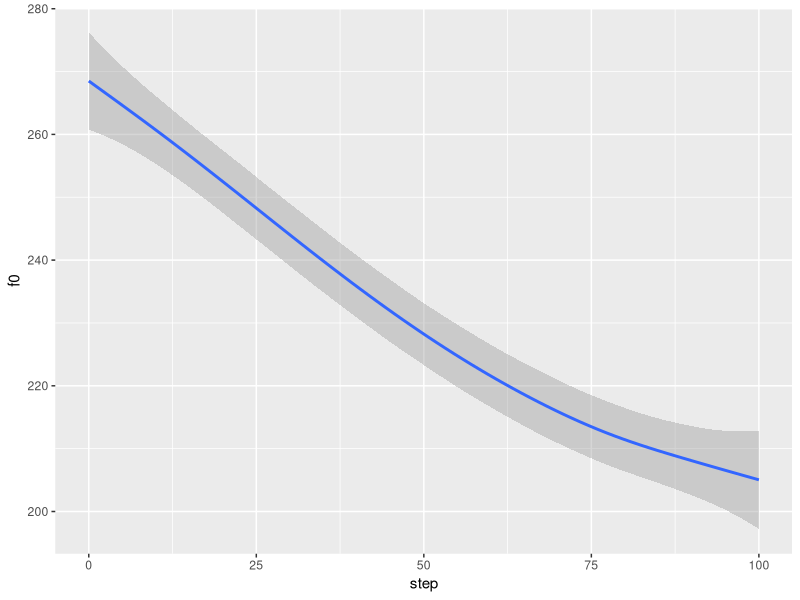
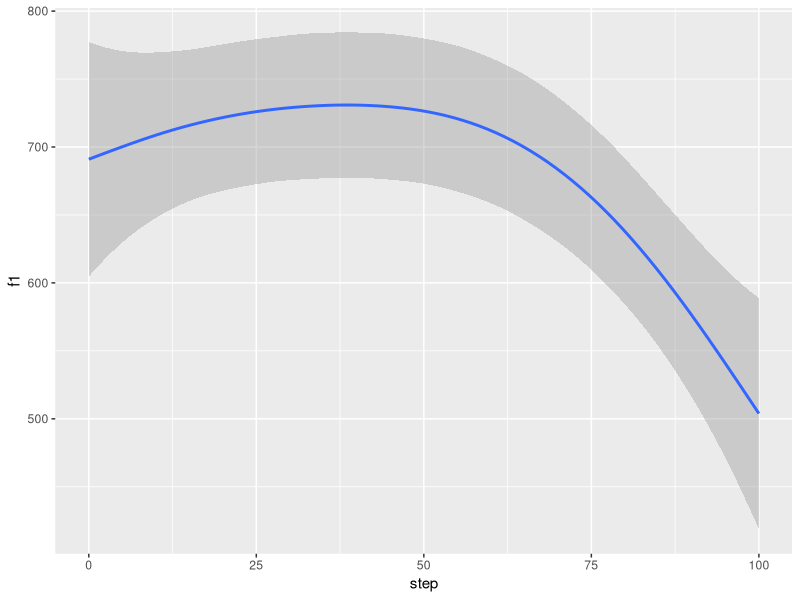
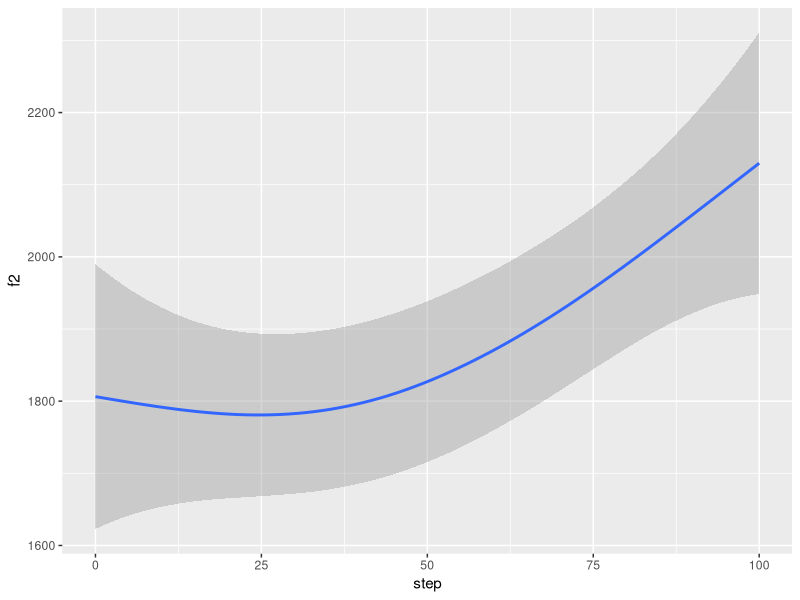
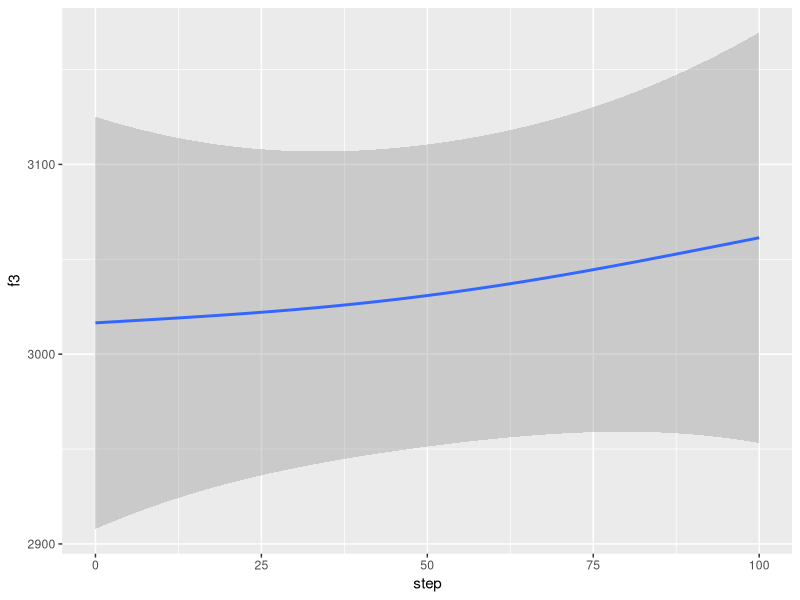

Write R code to recreate these figures, in order.
library(tidyverse)

formants_df <- read_csv("timeseries_formants.csv") %>% 
  gather(., key = step, val = value, -Filename, -TextGridLabel) %>% 
  filter(., step != "duration") %>% 
  separate(., step, c("measurement", "step"), sep = "_") %>% 
  spread(., measurement, value) %>% 
  mutate(., step = as.numeric(step), 
            f0 = as.numeric(f0), 
            f1 = as.numeric(f1), 
            f2 = as.numeric(f2), 
            f3 = as.numeric(f3))

glimpse(formants_df)

ggplot(formants_df, aes(x = step, y = f0)) + 
  geom_smooth(method = 'gam', formula = y ~ s(x, bs = "cs"))

ggplot(formants_df, aes(x = step, y = f1)) + 
  geom_smooth(method = 'gam', formula = y ~ s(x, bs = "cs"))

ggplot(formants_df, aes(x = step, y = f2)) + 
  geom_smooth(method = 'gam', formula = y ~ s(x, bs = "cs"))

ggplot(formants_df, aes(x = step, y = f3)) + 
  geom_smooth(method = 'gam', formula = y ~ s(x, bs = "cs"))
